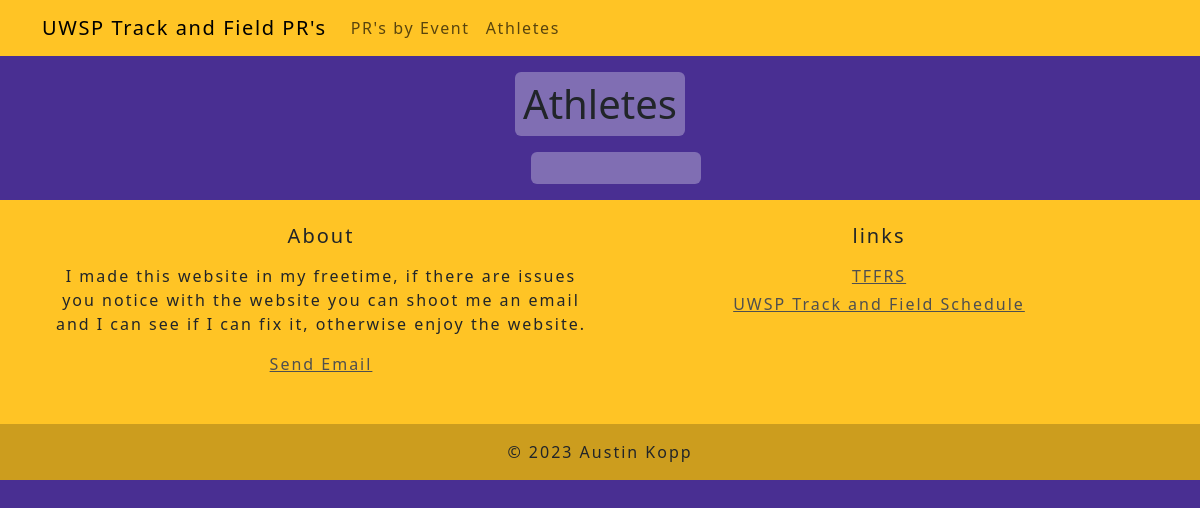
Before: /athletes/ with the older database file.
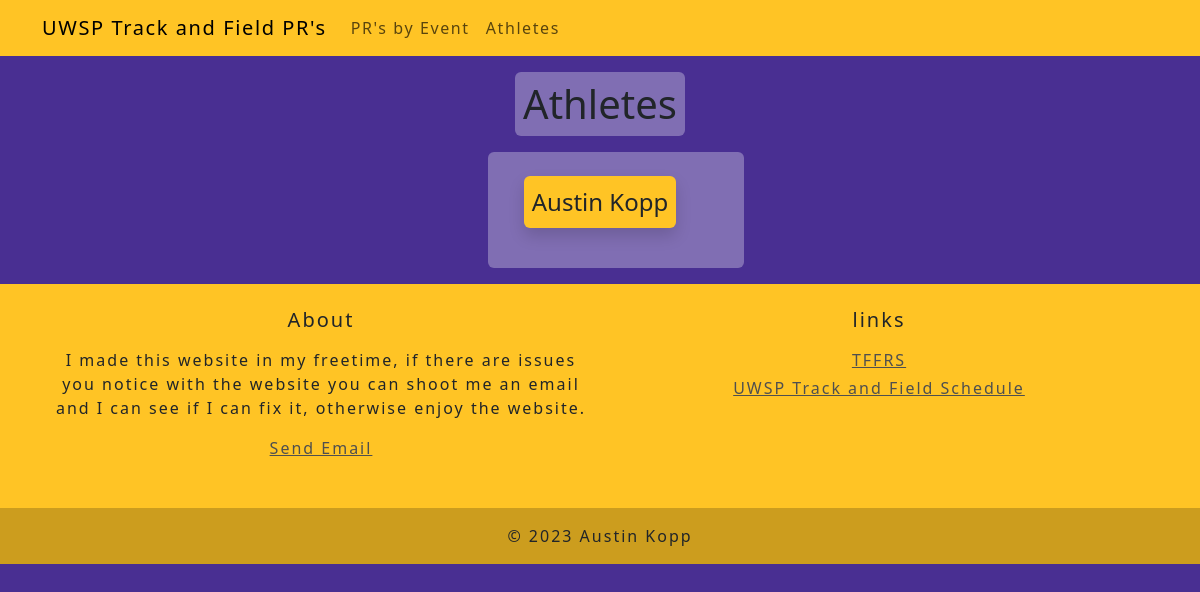
After: the same page with the newer database file.
### prs/models.py (models this page shows)
class Athlete(models.Model):
    athlete_id = models.AutoField(primary_key=True)
    athlete_name = models.CharField(max_length=50)
    tffrs_link_for_athlete = models.CharField(max_length=100)
    def __str__(self):
        return(self.athlete_name)

### prs/views.py (the view)
# urls.py: path('athletes/',views.athletes, name='athletes'),
def athletes(request):
    from prs.models import Athlete
    data = Athlete.objects.all().order_by('athlete_name')
    return render(request, 'prs/athletes.html', {'data':data})

### prs/templates/prs/athletes.html
{% extends "base.html" %}
{% block content %}
	<div class = "d-flex justify-content-center">
		<h1 class="p-2 mt-3 mb-0 content w-fit rounded">Athletes</h1>
	</div>
	<div class="container p-2 m-3 content rounded">
    <div class="container">
                <div class="list-group d-flex flex-row flex-wrap">
					<ul class = "list-unstyled d-flex justify-content-center align-content-start flex-wrap">
                    {%for each in data%}
						<li class="rounded shadow" id = "listItem"><a href="/athlete/{{each.athlete_id}}" class="nav-link fs-4">
						{{each}}
						</a></li>
                    {% endfor %}
					</ul>
            </div>
        </div>
	</div>
{% endblock %}

Changed rows visible on the page:
added Athlete: athlete_name "Austin Kopp"
